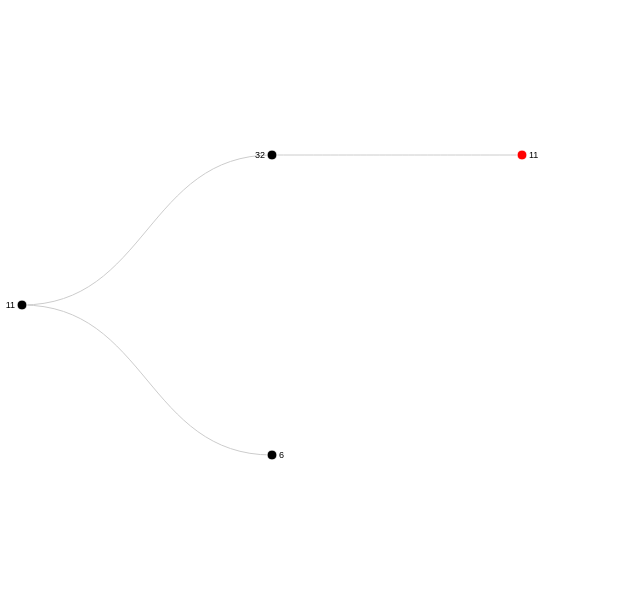

Write a Vega-Lite specification for this figure.
### Vega specification from a JSON file in a GitHub repository (floating-point values rounded to 4 significant figures)
{"$schema": "https://vega.github.io/schema/vega/v5.json", "description": "An example of Cartesian layouts for a node-link diagram of hierarchical data.", "width": 600, "height": 600, "padding": 5, "signals": [{"name": "labels", "value": true, "bind": {"input": "checkbox"}}, {"name": "layout", "value": "tidy", "bind": {"input": "radio", "options": ["tidy", "cluster"]}}, {"name": "links", "value": "diagonal", "bind": {"input": "select", "options": ["line", "curve", "diagonal", "orthogonal"]}}, {"name": "separation", "value": false, "bind": {"input": "checkbox"}}], "data": [{"name": "main", "values": [{"id": 4, "parent": 3, "name": 11, "color": "red"}, {"id": 3, "parent": 1, "name": 32, "color": "black"}, {"id": 2, "parent": 1, "name": 6, "color": "black"}, {"id": 1, "parent": null, "name": 11, "color": "black"}]}, {"name": "tree", "source": "main", "transform": [{"type": "stratify", "key": "id", "parentKey": "parent"}, {"type": "tree", "method": {"signal": "layout"}, "size": [{"signal": "height"}, {"signal": "width - 100"}], "separation": {"signal": "separation"}, "as": ["y", "x", "depth", "children"]}]}, {"name": "links", "source": "tree", "transform": [{"type": "treelinks"}, {"type": "linkpath", "orient": "horizontal", "shape": {"signal": "links"}}]}], "marks": [{"type": "path", "from": {"data": "links"}, "encode": {"update": {"path": {"field": "path"}, "stroke": {"value": "#ccc"}}}}, {"type": "symbol", "from": {"data": "tree"}, "encode": {"enter": {"size": {"value": 100}, "stroke": {"value": "#fff"}}, "update": {"x": {"field": "x"}, "y": {"field": "y"}, "fill": {"field": "color"}}}}, {"type": "text", "from": {"data": "tree"}, "encode": {"enter": {"text": {"field": "name"}, "fontSize": {"value": 9}, "baseline": {"value": "middle"}}, "update": {"x": {"field": "x"}, "y": {"field": "y"}, "dx": {"signal": "datum.children ? -7 : 7"}, "align": {"signal": "datum.children ? 'right' : 'left'"}, "opacity": {"signal": "labels ? 1 : 0"}}}}]}
